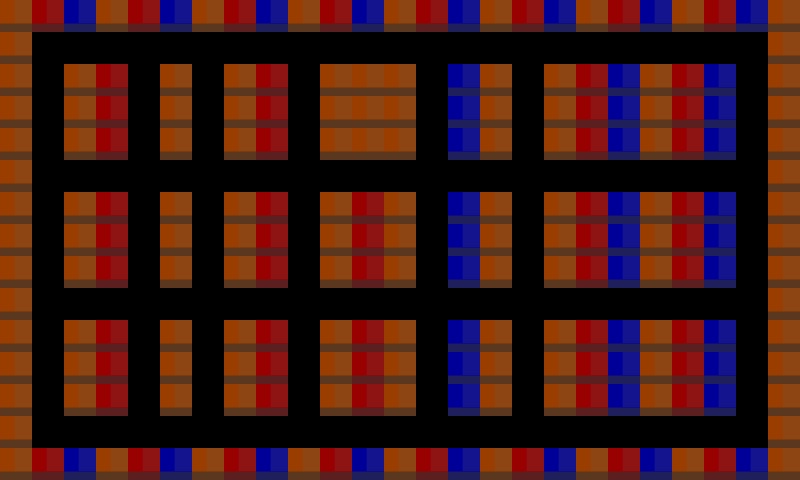

The image is a tile-based game level rendered from a .tmx file. Its description and source (layers, tilesets, objects; grid data summarised) follow:
An orthogonal 25x15 tile map with 32x32 px tiles, 1 tile layer (Tile Layer 1).

<map version="1.0" orientation="orthogonal" width="25" height="15" tilewidth="32" tileheight="32">
 <tileset firstgid="1" name="Tiles" tilewidth="32" tileheight="32">
  <properties>
   <property name="blocked" value="true" />
  </properties>
  <image source="tiles.png" width="96" height="64" />
 </tileset>
 <layer name="Tile Layer 1" width="25" height="15">
  <data>[375 cells, 375 non-empty, 4 distinct tile ids]</data>
 </layer>
</map>